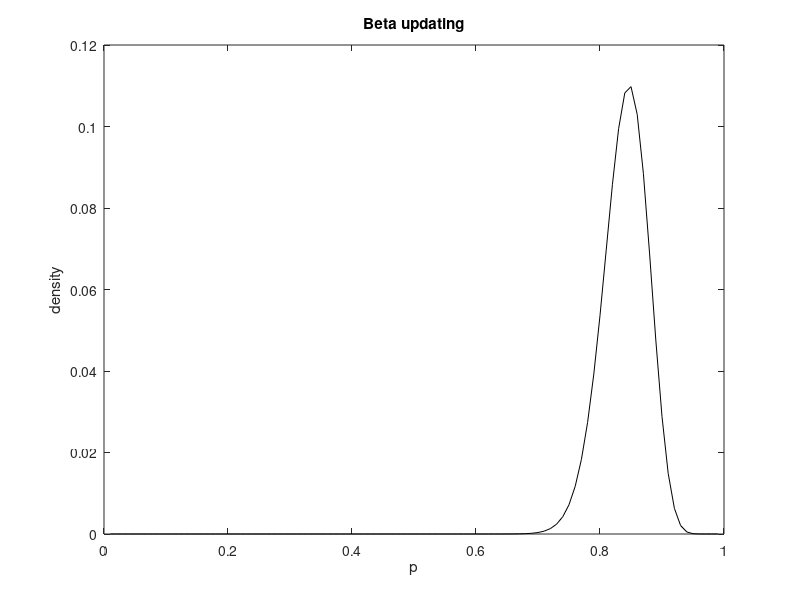

The MATLAB script that drew this image: (Note: this script raises an error after producing the figure.)
% Probability space
X = 0.01:.01:0.99;

% objective probability of the experiential cue
p = .8;

% generate a sample of outcomes (0s and 1s) according to probability of the
% experiential cue 
% The sample size corresponds to the memory span let's say
sample = rand(100, 1) < p;

% We assume flat priors!!

% one way to compute the posterior probability of the experiential cue 
% is a to assume a beta distribution. A known shortcut to update beta
% distributions is to increment the alpha parameter by the number of 
% success outcomes (1), and conversely the beta parameter by the number of 
% fails (0)
y1 = betapdf(X, sum(sample), sum(sample==0))./100;

figure
plot(X, y1, 'color', 'k');
ylabel('density')
xlabel('p')
title('Beta updating')


% Another way is what Sophie used in her code
% (and consequently I as well in our simulations)
% However I can't find the rational for this calculation (maybe I'm dumb)
% it looks a like an expected value calculation fed into a softmax, or
% perhaps it is a simple bayes rule however i did not find any equation
% online that fits this formula so far
figure
y2 = postp(sample);
plot(X, y2, 'color', 'b');
ylabel('density')
xlabel('p')
title("Sophie's way")


% after computing the posterior we can compute the probability of choosing
% the experiential cue over the symbolic cue, basically the sum of the
% density that comes after the symbolic cue objective p, as explained in
% the slide's schematic
 

function px = postp(sample)
    %(sophie's commment)
    %Compute the discretized posterior probability distribution (discretization
    %step = 0.01). Here we assume that the prior over value is flat:
    prop = 0.01:.01:0.99;
    logpx = sum(sample.*log(prop) + (1-sample) .* log(1-prop),1);
    % apply softmax
    px = exp(logpx)./(sum(exp(logpx)));
end